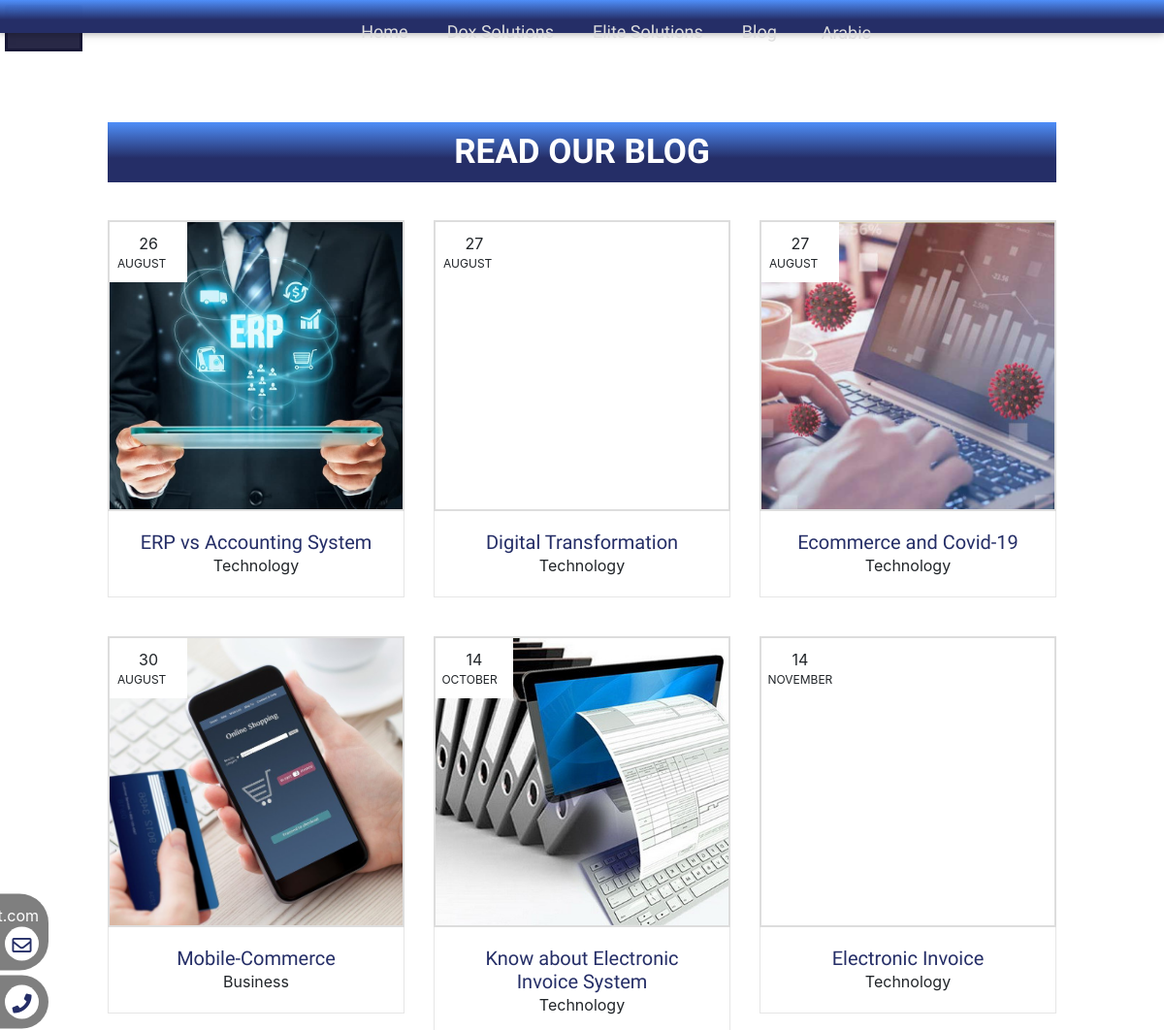
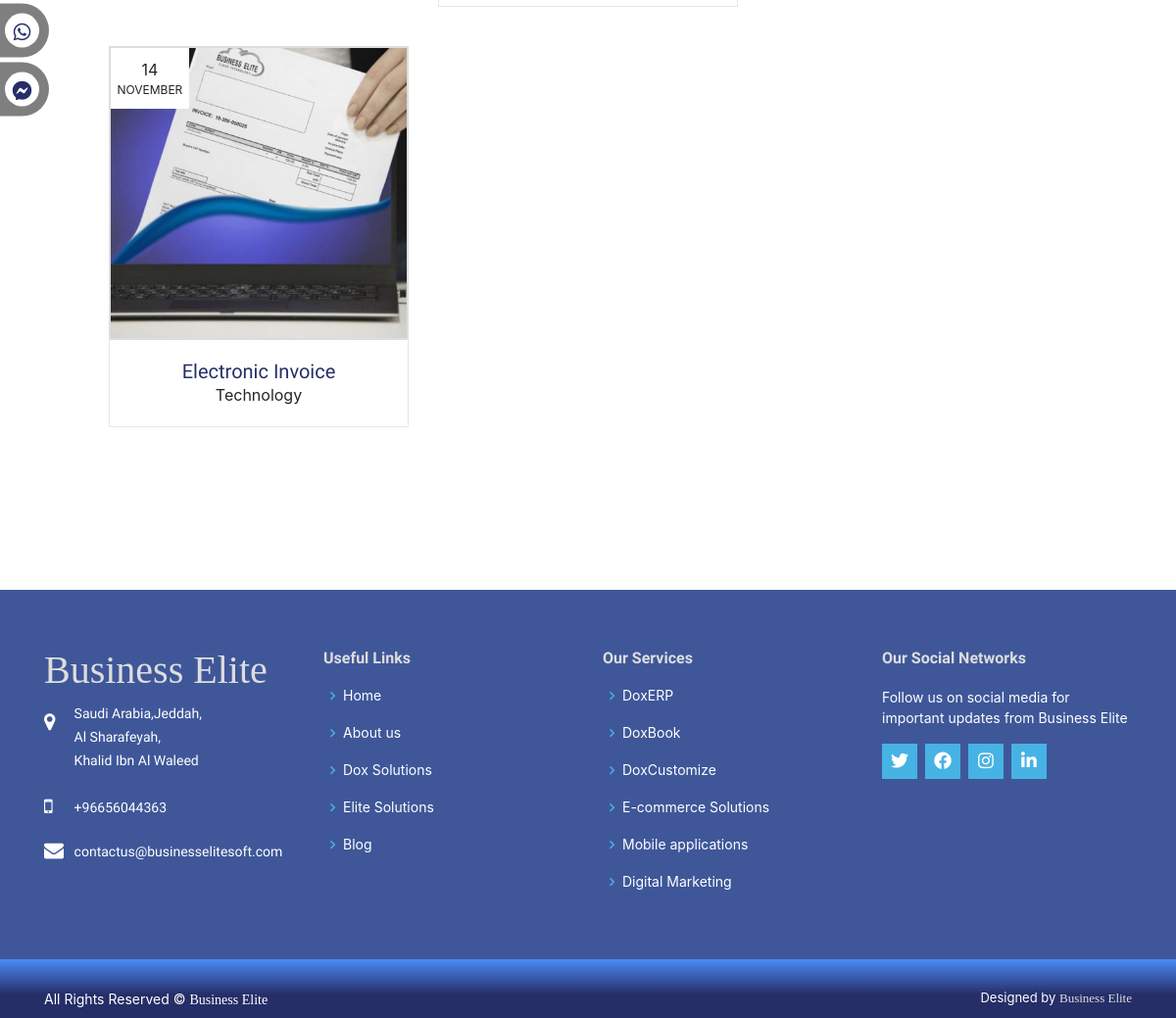
The app's page /blog/post_list/ with its own data (2 pictures, top to bottom).
### properties/models.py (models this page shows, shortened)
class Category(models.Model):
    name = models.CharField(max_length=200)
    slug = models.SlugField(blank=True, null=True)
    def get_absolute_url(self):
        return reverse('properties:dox_detail', args=[self.slug])

class SubCategory(models.Model):
    category = models.ForeignKey(Category, related_name='sub_category', on_delete=models.CASCADE)
    name = models.CharField(max_length=100)
    slug = models.SlugField(blank=True, null=True)
    def get_absolute_url(self):
        return reverse('properties:dox_detail', args=[self.slug])

### blog/models.py (models this page shows, shortened)
class Post(models.Model):
    author = models.CharField(max_length=100)
    image_author = models.ImageField(upload_to='post/', blank=True, null=True)
    title = models.CharField(max_length=100)
    tags = models.ManyToManyField(Tag)
    post_views = models.PositiveIntegerField(default=0)
    image = models.ImageField(upload_to='post/', blank=True, null=True)
    created_at = models.DateField()
    description_one = models.TextField()
    description_two = models.TextField()
    category = models.ManyToManyField(Category, related_name='post_category')
    slug = models.SlugField(blank=True, null=True)
    class Meta:
       ordering = ['created_at']
    def get_absolute_url(self):
        return reverse('blog:post_detail', kwargs={'slug': self.slug})

class Category(models.Model):
    name = models.CharField(max_length=50)
    slug = models.SlugField(blank=True, null=True)

### blog/views.py (the view)
# urls.py: path("post_list/", PostList.as_view(), name="post_list"),
class PostList(ListView):
    model = Post
    paginate_by = 10   # pagination
    template_name = 'blog/post_list.html'
    queryset = Post.objects.order_by('created_at')
    def get_queryset(self):
        name = self.request.GET.get('q', '')
        object_list = Post.objects.filter(
            Q(title__icontains=name) |
            Q(description_one__icontains=name) |
            Q(description_two__icontains=name)
        )
        return object_list

### project/context_processor.py (called while the page is built)
def category(request):
    categories_base = Category.objects.all()
    sub_category_base = SubCategory.objects.all()
    return {'categories_base': categories_base, 'sub_category_base': sub_category_base}

### templates/blog/post_list.html (shortened to what this page needs)
{% extends "base.html" %}
{% load static %}
{% load i18n %}
{% block body %}
  <main id="main">
      <div class="list__blog">
        <div class="container">
          <h2>{% trans "Read Our Blog" %}</h2>
          <div class="row">
            {% for post in object_list %}
            <div class="col-md-4">
              <div class="blog-grid" style="background-image: url({{post.image.url}});">
                <div class="date text-center">
                  <span>{{post.created_at|date:"j"}}</span>
                  <small>{{post.created_at|date:"F"}}</small>
                </div>
              </div>
              <div class="desc">
                <h3><a href="{{post.get_absolute_url}}">{{post.title}}</a></h3>
				{% for cat in post.category.all %}
                <span class="cardInfo">{{cat.name}}</span>
				{% endfor %}
              </div>
            </div>
            {% endfor %}
          </div>
        </div>
      </div>
  </main>
{% endblock body %}

### templates/base.html (shortened to what this page needs)
<!DOCTYPE html>
{% load static %}
{% load i18n %}
<html lang="en">
<head>
  <link rel="stylesheet" href="https://cdnjs.cloudflare.com/ajax/libs/font-awesome/5.15.3/css/all.min.css" />
  <link href="https://cdn.rawgit.com/michalsnik/aos/2.1.1/dist/aos.css" rel="stylesheet">
  <link href="//db.onlinewebfonts.com/c/0a1d844d3d15ec142620a5e906eecf76?family=Dealer+Strikes" rel="stylesheet" type="text/css"/>
  <link href="https://cdnjs.cloudflare.com/ajax/libs/Swiper/4.4.2/css/swiper.min.css" rel="stylesheet">
  <link href="{% static 'assets/vendor/bootstrap/css/bootstrap.min.css' %}" rel="stylesheet">
  <link href="{% static 'assets/vendor/icofont/icofont.min.css' %}" rel="stylesheet">
  <link href="{% static 'assets/vendor/boxicons/css/boxicons.min.css' %}" rel="stylesheet">
  <link href="{% static 'assets/vendor/remixicon/remixicon.css' %}" rel="stylesheet">
  <link href="{% static 'assets/vendor/venobox/venobox.css' %}" rel="stylesheet">
  <link href="{% static 'assets/vendor/owl.carousel/assets/owl.carousel.min.css' %}" rel="stylesheet">
  <link href="{% static 'assets/vendor/aos/aos.css' %}" rel="stylesheet">
  <link href="{% static 'assets/vendor/glightbox/css/glightbox.min.css' %}" rel="stylesheet">
  <link href="{% static 'assets/css/animate.css' %}" rel="stylesheet">
  <link href="{% static 'assets/css/style.css' %}" rel="stylesheet">
  <link rel="stylesheet" href="https://cdnjs.cloudflare.com/ajax/libs/font-awesome/4.7.0/css/font-awesome.min.css">
  {% get_current_language as LANGUAGE_CODE %}
</head>
<body>
  <div id="menu-jk" class="header-container container-fluid">
    <div class="header-top">
      <div class="container d-flex align-items-cente">
        <div class="row">
          <div class="d-lg-block">
            <div class="container">
              <nav class="navbar navbar-expand-lg navbar-light">
                <div class="collapse navbar-collapse" id="navbarSupportedContent">
                  <ul class="navbar-nav m-auto">
                    <li class="nav-item active">
                      <a class="nav-link" href="{% url 'properties:home' %}">{% trans "Home" %}</a>
                    </li>
                    {% for cat in categories_base %}
                      <li class="nav-item">
                        <a class="nav-link" href="{{cat.get_absolute_url}}" target="_blank">{{cat.name}}</a>
                      </li>
                    {% endfor %}
                    <li class="nav-item">
                      <a class="nav-link" href="{% url 'blog:post_list' %}" target="_blank">{% trans "Blog" %}</a>
                    </li>
                    <li class="nav-item">
                      {% get_current_language as LANGUAGE_CODE %}
                      {% get_available_languages as LANGUAGES %}
                      {% get_language_info_list for LANGUAGES as languages %}
                          <form action="{% url 'set_language' %}" method="post">
                              {% for language in languages %}
                                  {% if language.code != LANGUAGE_CODE %}
                                      <button type="submit" name="language" value="{{ language.code }}"
                                              style="background-color: #fff0;border: none;color: #ff">
                                        <p class="nav-link">{{ language.name }}</p>
                                      </button>
                                  {% endif %}
                              {% endfor %}
                          </form>
                    </li>
                  </ul>
                </div>
              </nav>
            </div>
          </div>
        </div>
      </div>
    </div>
  </div>
  <div class="body-social-media">
    <nav class="social">
      <ul>
        <li class="mail">
          <a href="mailto:contactus@businesselitesoft.com" target="_blank">
            contactus@businesselitesoft.com
            <i class="far fa-envelope"></i>
          </a>
        </li>
        <li class="phone">
          <a href="tel:+966 12 667 6677">
            <i class="fas fa-phone"></i>
          </a>
        </li>
        <li class="whatsapp">
          <a href="https://api.whatsapp.com/send?phone=966566333723" target="_blank">
            <i class="fab fa-whatsapp"></i>
          </a>
        </li>
        <li class="messenger">
          <a href="https://web.facebook.com/businesselitesoft" target="_blank">
            <i class="fab fa-facebook-messenger icon"></i>
          </a>
        </li>
      </ul>
    </nav>
  </div>
  {% block body %}
  {% endblock body %}
  <footer id="footer">
    <div class="footer-top">
      <div class="container">
        <div class="row">
          <div class="col-lg-3 col-md-6 footer-contact">
            <h3>Business Elite</h3>
            <i class="fa fa-map-marker"></i>
            <p class="text">
              {% trans "Saudi Arabia,Jeddah," %}<br>
              {% trans "Al Sharafeyah" %},<br>
              {% trans "Khalid Ibn Al Waleed" %} <br><br>
            </p>
            <i class="fa fa-mobile"></i>
            <p class="text">{% trans "+96656044363" %}</p>
            <br>
            <i class="fa fa-envelope"></i>
            <p class="text">contactus@businesselitesoft.com</p><br>
          </div>
          <div class="col-lg-3 col-md-6 footer-links">
            <h4>{% trans "Useful Links" %}</h4>
            <ul>
              <li><i class="bx bx-chevron-right"></i> <a href="{% url 'properties:home' %}">{% trans "Home" %}</a></li>
              <li><i class="bx bx-chevron-right"></i> <a href="#about_us">{% trans "About us" %}</a></li>
              {% for cat in categories_base %}
                <li><i class="bx bx-chevron-right"></i> <a href="{{cat.get_absolute_url}}">{{cat.name}}</a></li>
              {% endfor %}
              <li><i class="bx bx-chevron-right"></i> <a href="{% url 'blog:post_list' %}">{% trans "Blog" %}</a></li>
            </ul>
          </div>
          <div class="col-lg-3 col-md-6 footer-links">
            <h4>{% trans "Our Services" %}</h4>
            <ul>
              {% for sub in sub_category_base %}
                <li><i class="bx bx-chevron-right"></i> <a href="{{sub.get_absolute_url}}">{{sub.name}}</a></li>
              {% endfor %}
            </ul>
          </div>
          <div class="col-lg-3 col-md-6 footer-links">
            <h4>{% trans "Our Social Networks" %}</h4>
            <p>{% trans "Follow us on social media for important updates from Business Elite" %}</p>
            <div class="social-links mt-3">
              <a href="https://twitter.com/businesselite4?s=11" class="twitter">
                <i class="fab fa-twitter"></i>
              </a>
              <a href="https://web.facebook.com/businesselitesoft" class="facebook">
                <i class="fab fa-facebook-f"></i>
              </a>
              <a href="https://www.instagram.com/businesselitesoft/" class="instagram">
                <i class="fab fa-instagram"></i>
              </a>
              <a href="https://www.linkedin.com/feed/update/urn:li:activity:6843502489606623232" class="linkedin">
                <i class="fab fa-linkedin"></i>
              </a>
            </div>
          </div>
        </div>
      </div>
    </div>
    <div class="footer-bottom">
      <div class="container">
        <div class="copyright">
          {% trans "All Rights Reserved" %} &copy; <strong><span>Business Elite</span></strong>
        </div>
        <div class="credits">
          {% trans "Designed by" %} <a href="/">Business Elite</a>
        </div>
      </div>
    </div>
  </footer>
 {% get_current_language as LANGUAGE_CODE %}
</body>
</html>

### records on screen
Category: name "Dox Solutions"
Category: name "Elite Solutions"
Post: image (picture), created_at "26", created_at "AUGUST", title "ERP vs Accounting System"
Category: name "Technology"
Post: created_at "27", created_at "AUGUST", title "Digital Transformation"
Post: image (picture), created_at "27", created_at "AUGUST", title "Ecommerce and Covid-19"
Post: image (picture), created_at "30", created_at "AUGUST", title "Mobile-Commerce"
Category: name "Business"
Post: image (picture), created_at "14", created_at "OCTOBER", title "Know about Electronic Invoice System"
Post: created_at "14", created_at "NOVEMBER", title "Electronic Invoice"
Post: image (picture), created_at "14", created_at "NOVEMBER", title "Electronic Invoice"
SubCategory: name "DoxERP"
SubCategory: name "DoxBook"
SubCategory: name "DoxCustomize"
SubCategory: name "E-commerce Solutions"
SubCategory: name "Mobile applications"
SubCategory: name "Digital Marketing"

### other values on screen
{{ language.name }} "Arabic"
